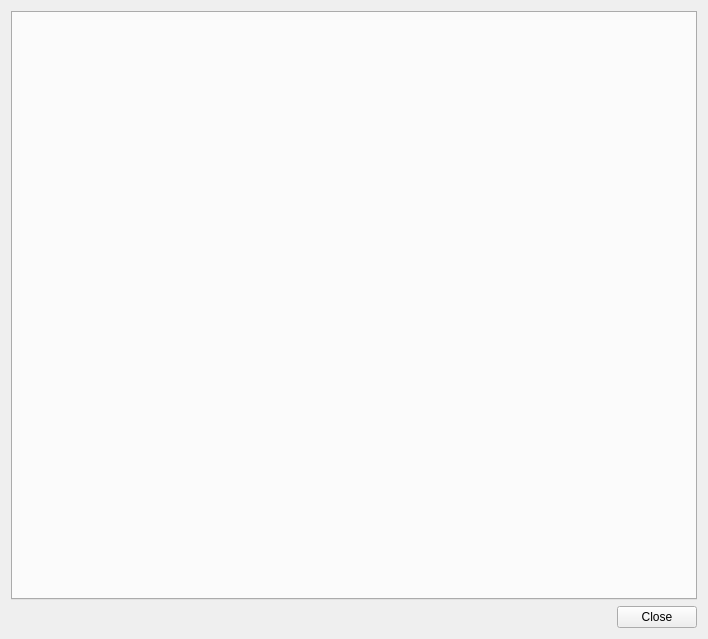
<?xml version="1.0" encoding="UTF-8"?>
<ui version="4.0">
 <class>TransportSystemDlgUI</class>
 <widget class="QWidget" name="TransportSystemDlgUI">
  <property name="geometry">
   <rect>
    <x>0</x>
    <y>0</y>
    <width>708</width>
    <height>639</height>
   </rect>
  </property>
  <property name="windowTitle">
   <string>Transport System</string>
  </property>
  <property name="windowIcon">
   <iconset resource="TransportSystemGUI.qrc">
    <normaloff>:/TransportSystemDlgGUI/Board</normaloff>:/TransportSystemDlgGUI/Board</iconset>
  </property>
  <layout class="QGridLayout" name="gridLayout">
   <item row="1" column="1">
    <widget class="QPushButton" name="mCloseBtn">
     <property name="text">
      <string>Close</string>
     </property>
    </widget>
   </item>
   <item row="1" column="0">
    <spacer name="horizontalSpacer">
     <property name="orientation">
      <enum>Qt::Horizontal</enum>
     </property>
     <property name="sizeHint" stdset="0">
      <size>
       <width>601</width>
       <height>13</height>
      </size>
     </property>
    </spacer>
   </item>
   <item row="0" column="0" colspan="2">
    <widget class="QTabWidget" name="mTabWidget">
     <property name="currentIndex">
      <number>-1</number>
     </property>
    </widget>
   </item>
  </layout>
 </widget>
 <tabstops>
  <tabstop>mCloseBtn</tabstop>
 </tabstops>
 <resources>
  <include location="TransportSystemGUI.qrc"/>
 </resources>
 <connections/>
</ui>
